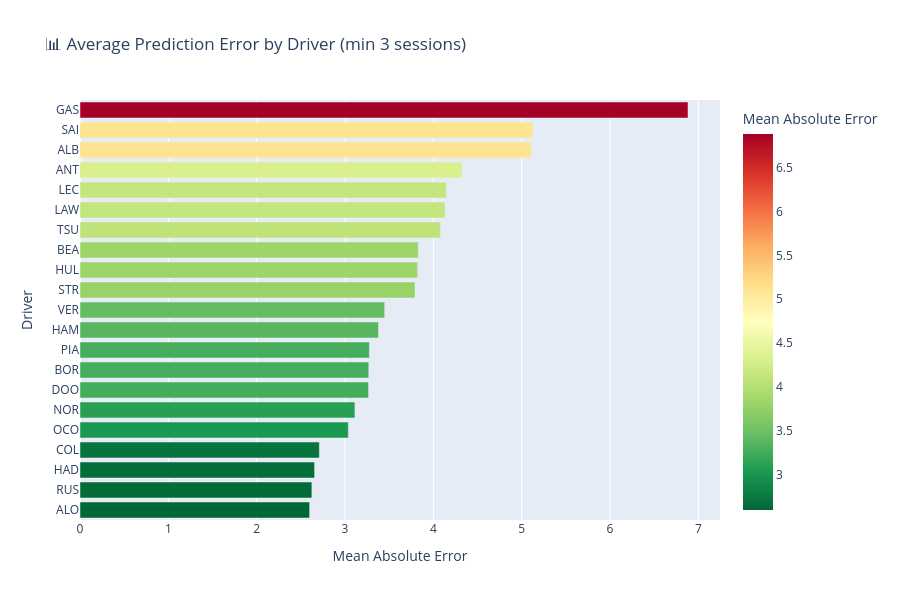

Notebook cell for this chart:
### Code cell
# Error by driver
error_by_driver = results_df.groupby('driver')['abs_error'].agg(['mean', 'count']).reset_index()
error_by_driver = error_by_driver[error_by_driver['count'] >= 3]  # Min 3 predictions
error_by_driver = error_by_driver.sort_values('mean')

fig = px.bar(
    error_by_driver,
    x='mean',
    y='driver',
    orientation='h',
    title='📊 Average Prediction Error by Driver (min 3 sessions)',
    labels={'mean': 'Mean Absolute Error', 'driver': 'Driver'},
    color='mean',
    color_continuous_scale='RdYlGn_r',
    height=600
)
fig.update_layout(yaxis={'categoryorder': 'total ascending'})
fig.show()

### Figure 1 — Plotly figure (JSON) as saved in the notebook; plotly's stock layout.template omitted (floating-point values rounded to 4 significant figures)
{"data": [{"hovertemplate": "Mean Absolute Error=%{marker.color}<br>Driver=%{y}<extra></extra>", "legendgroup": "", "marker": {"color": [2.599, 2.625, 2.656, 2.709, 3.038, 3.113, 3.267, 3.269, 3.276, 3.379, 3.449, 3.793, 3.822, 3.83, 4.082, 4.132, 4.147, 4.326, 5.109, 5.128, 6.883], "coloraxis": "coloraxis", "pattern": {"shape": ""}}, "name": "", "orientation": "h", "showlegend": false, "textposition": "auto", "type": "bar", "x": [2.599, 2.625, 2.656, 2.709, 3.038, 3.113, 3.267, 3.269, 3.276, 3.379, 3.449, 3.793, 3.822, 3.83, 4.082, 4.132, 4.147, 4.326, 5.109, 5.128, 6.883], "xaxis": "x", "y": ["ALO", "RUS", "HAD", "COL", "OCO", "NOR", "DOO", "BOR", "PIA", "HAM", "VER", "STR", "HUL", "BEA", "TSU", "LAW", "LEC", "ANT", "ALB", "SAI", "GAS"], "yaxis": "y"}], "layout": {"barmode": "relative", "coloraxis": {"colorbar": {"title": {"text": "Mean Absolute Error"}}, "colorscale": [[0, "rgb(0,104,55)"], [0.1, "rgb(26,152,80)"], [0.2, "rgb(102,189,99)"], [0.3, "rgb(166,217,106)"], [0.4, "rgb(217,239,139)"], [0.5, "rgb(255,255,191)"], [0.6, "rgb(254,224,139)"], [0.7, "rgb(253,174,97)"], [0.8, "rgb(244,109,67)"], [0.9, "rgb(215,48,39)"], [1, "rgb(165,0,38)"]]}, "height": 600, "legend": {"tracegroupgap": 0}, "title": {"text": "📊 Average Prediction Error by Driver (min 3 sessions)"}, "xaxis": {"anchor": "y", "domain": [0, 1], "title": {"text": "Mean Absolute Error"}}, "yaxis": {"anchor": "x", "categoryorder": "total ascending", "domain": [0, 1], "title": {"text": "Driver"}}}}
